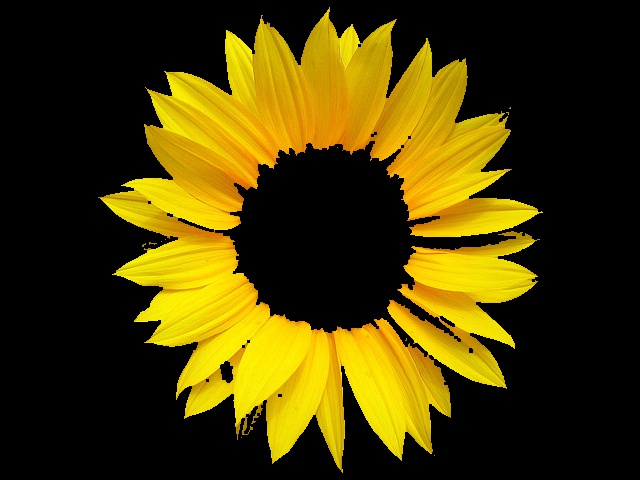
#> input picture centered_flower.jpg, 640 x 480 px
$ python LaplacianPyramid.py   (Python 2 division)
#> lines starting #> are read from the running program, lines starting #| are printed output that depends on the picture
import cv2
import numpy as np

def pyr_build(img, N=6):
    """takes an 8-bit per channel RGB or grayscale image as input, and
    which outputs a list lp of Laplacian images (stored in numpy.float32 format)"""
    img = np.array(img, dtype=np.float32)
    orig_shape = img.shape
    # List to add pyramids on to
    lp = []

    G_i = img.copy()
    print G_i.shape
    for i in range(N):
        if i == N-1:
            # If we're at the smallest size pyramid image
            break
            # cv2.imshow('cvland', 0.5 + 0.5 *(L / np.abs(L).max()))
            # cv2.waitKey(0)
        else:
            G_i_plus = cv2.pyrDown(G_i)
            print G_i_plus.shape
            G_i_up = np.zeros(img.shape)
            G_i_up = cv2.pyrUp(G_i_plus, G_i_up)
            L = G_i - G_i_up
            lp.append(L)
            G_i = G_i_plus.copy()
            # cv2.imshow( 'cvland', 0.5 + 0.5 *(L / np.abs(L).max()))
            # cv2.waitKey(0)
            # print 'shape G_i_plus', G_i_plus.shape
    lp.append(G_i)
    L = lp[-1]
    return lp

def pyr_reconstruct(lp):
    Rn = lp[-1]
    for i in reversed(lp[0:-1]):
        R_i_up = np.zeros(i.shape)
        R_i_up = cv2.pyrUp(Rn, R_i_up)
        R_i_minus = R_i_up + i
        Rn = R_i_minus.copy()
    #cv2.imshow('cvland', np.array(R_i_minus, dtype=np.uint8))
    #cv2.waitKey(0)
    return R_i_minus

def alpha_blend(A, B, alpha):
    A = A.astype(alpha.dtype)
    B = B.astype(alpha.dtype)
    # if A and B are RGB images, we must pad
    # out alpha to be the right shape
    if len(A.shape) == 3:
        alpha = np.expand_dims(alpha, 2)
    return A + alpha * (B-A)

def laplacian_blend(A, B, alpha):
    # Convert to prefered format for safer math on images
    A, B = np.array(A,dtype=np.float32), np.array(B, dtype=np.float32)
    # Get both pyramids
    A_pr, B_pr = pyr_build(A), pyr_build(B)
    layer_blend = []
    # Use mask on both pyramids (continuosly resizing, of course)
    for a, b in zip(A_pr, B_pr):
        assert( a.shape[:2] == b.shape[:2] )
        height, width = a.shape[:2]
        alpha = cv2.resize(alpha, (width, height), interpolation = cv2.INTER_AREA)
        layer_blend.append(alpha_blend(a,b, alpha))

    # Ta-da
    return np.clip(pyr_reconstruct(layer_blend),0,255)


def main():

    image1 = "centered_flower.jpg"
    base_image1 = cv2.imread(image1)
#> base_image1 is the input picture: shape (480, 640, 3); mean B, G, R 2.6, 59.6, 72.6
    lp1 = pyr_build(base_image1)
#| (480, 640, 3)
#> after the loop in pyr_build, `for i in range(N):`: lp = 5 items
#> lp1 = 6 items
    reconstructed1 = pyr_reconstruct(lp1)
#> the loop in pyr_reconstruct, `for i in reversed(lp[0:-1]):` made 5 passes

    image2 = "centered_face.jpg"
    base_image2 = cv2.imread(image2)
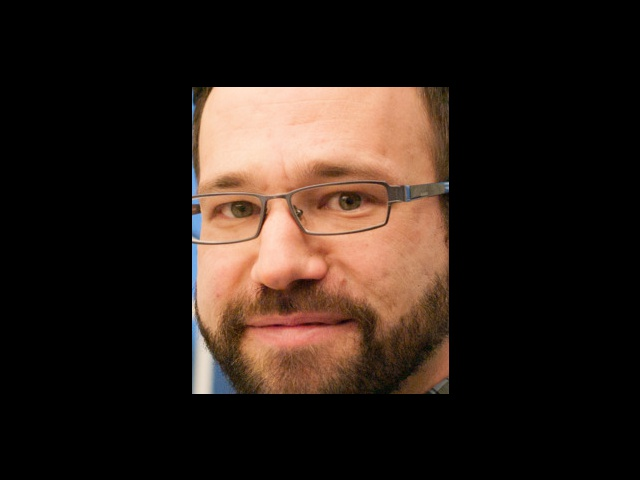
#> input picture centered_face.jpg, 640 x 480 px
#> base_image2 is the input picture: shape (480, 640, 3); mean B, G, R 25.6, 32.7, 45.6
    lp2 = pyr_build(base_image2)
#| (480, 640, 3)
#> the loop in pyr_build (call 2), `for i in range(N):` made 6 passes
#| (240, 320, 3)
#| (120, 160, 3)
#| (60, 80, 3)
#| (30, 40, 3)
#| (15, 20, 3)
#> pass 1, in pyr_build (call 2), `L = G_i - G_i_up`:
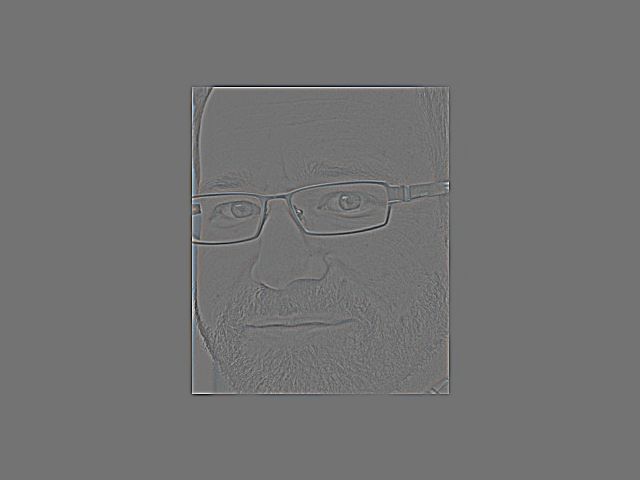
#> L: shape (480, 640, 3) float32; mean B, G, R 0, 0, 0; drawn with min black and max white
#> lp2 = 6 items
    reconstructed2 = pyr_reconstruct(lp2)
#> the loop in pyr_reconstruct (call 2), `for i in reversed(lp[0:-1]):` made 5 passes

    width, height, _ = base_image2.shape
#> width = 480; height = 640
    mask = np.zeros((width, height), dtype=np.uint8)
    cv2.ellipse(mask, (height/2, width/2), (140, 100), 90, 0, 360, (255, 255, 255), -1, cv2.LINE_AA)
    mask_blurred = cv2.GaussianBlur(mask, (0,0), 5)
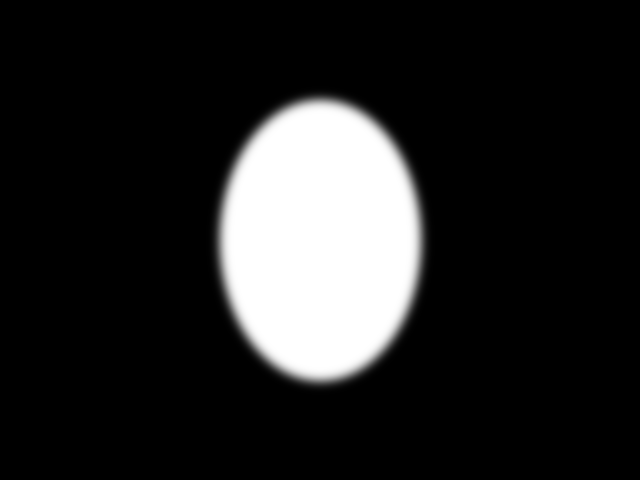
#> mask_blurred: shape (480, 640); min 0, max 255, mean 36.9
    alpha = mask_blurred.astype(np.float32) / 255.0

    cv2.imshow('blended', np.array(alpha_blend(base_image1, base_image2, alpha), dtype=np.uint8))
    cv2.waitKey(0)

    cv2.imshow('blended', np.array(laplacian_blend(base_image1, base_image2, alpha), dtype=np.uint8))
#| (480, 640, 3)
#| (480, 640, 3)
#> the loop in pyr_build (call 4), `for i in range(N):` made 6 passes
#| (240, 320, 3)
#| (120, 160, 3)
#| (60, 80, 3)
#| (30, 40, 3)
#| (15, 20, 3)
#> pass 3, in pyr_build (call 4), `G_i_up = cv2.pyrUp(G_i_plus, G_i_up)`:
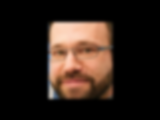
#> G_i_up: shape (120, 160, 3) float32; mean B, G, R 25.6, 32.7, 45.6
#> the loop in laplacian_blend, `for a, b in zip(A_pr, B_pr):` made 6 passes
#> (height, width) on passes 1 to 6: (480, 640), (240, 320), (120, 160), (60, 80), (30, 40), (15, 20)
#> pass 3, in alpha_blend (call 4), `B = B.astype(alpha.dtype)`:
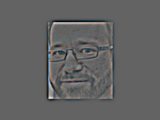
#> B: shape (120, 160, 3) float32; mean B, G, R 0, 0, 0; drawn with min black and max white
#> after the loop in laplacian_blend, `for a, b in zip(A_pr, B_pr):`: layer_blend = 6 items
#> the loop in pyr_reconstruct (call 3), `for i in reversed(lp[0:-1]):` made 5 passes
#> after the loop in pyr_reconstruct (call 3), `for i in reversed(lp[0:-1]):`:
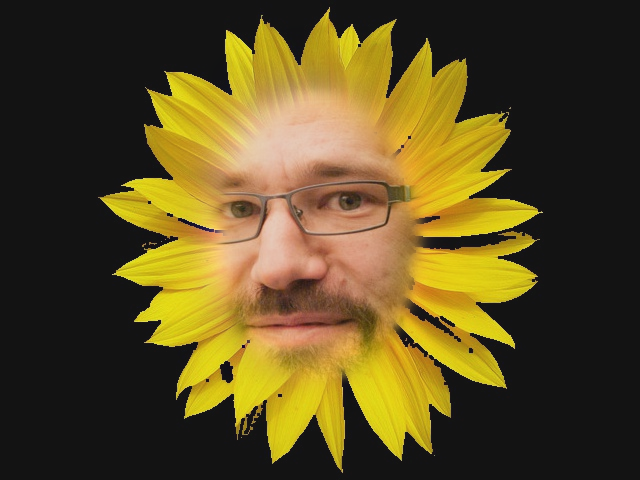
#> Rn: shape (480, 640, 3) float32; mean of channels 0, 1, 2 18.2, 69.7, 87.7; drawn with min black and max white
#> in laplacian_blend, `return np.clip(pyr_reconstruct(layer_blend),0,255)`:
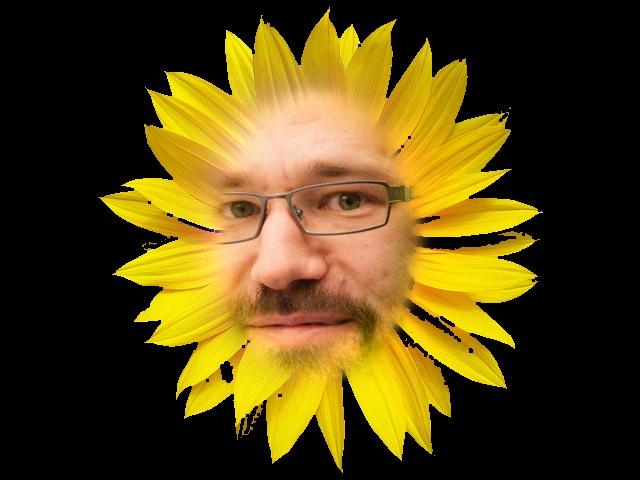
#> returned value: shape (480, 640, 3) float32; mean of channels 0, 1, 2 18.2, 69.7, 87.7; drawn as B, G, R
    cv2.waitKey(0)

if __name__=='__main__':
    main()
